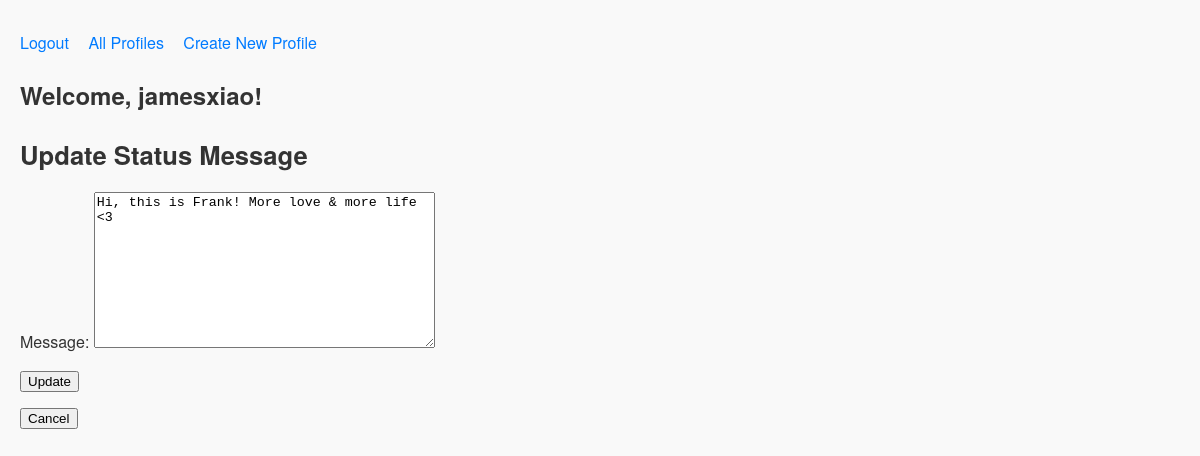
/mini_fb/status/9/update/ (signed in), run on an earlier commit of the app's database.
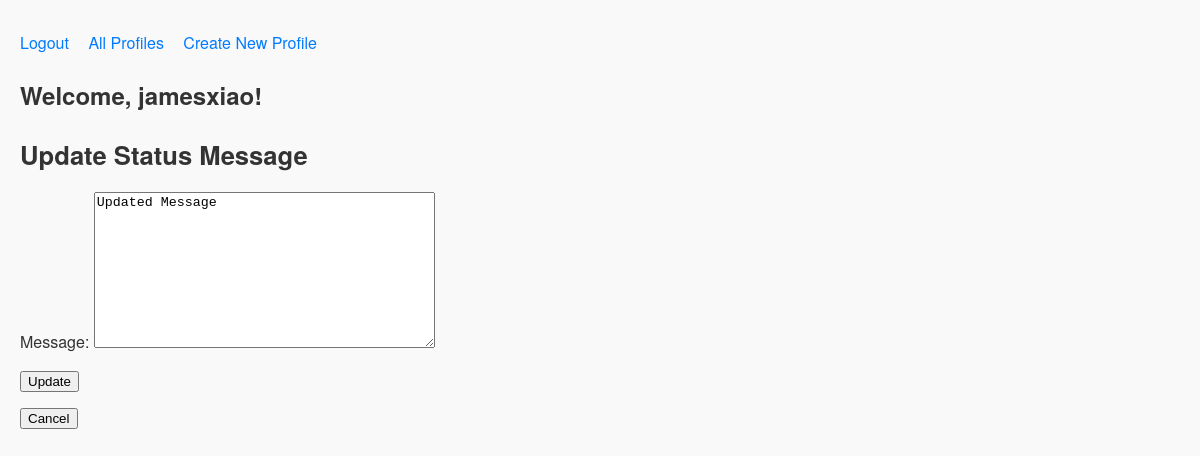
And on a later commit of the database.
### mini_fb/models.py (models this page shows, shortened)
class StatusMessage(models.Model):
    timestamp = models.DateTimeField(auto_now=True)
    message = models.TextField(blank=False)
    profile = models.ForeignKey('Profile', on_delete=models.CASCADE)

### mini_fb/views.py (the view, shortened to what this page needs)
# urls.py: path(r'status/<int:pk>/update/', views.UpdateStatusMessageView.as_view(), name='update_status'),
class UpdateStatusMessageView(LoginRequiredMixin,UpdateView):
     model = StatusMessage
     template_name = "mini_fb/update_status_form.html"
     context_object_name = 'status'
     fields=['message']

### mini_fb/templates/mini_fb/update_status_form.html (shortened to what this page needs)
{% extends 'mini_fb/base.html' %}
{% block content %}
  <h2>Update Status Message</h2>
  <form method="POST">
    {{ form.as_p }}
    <button type="submit">Update</button>
  </form>
  <form action="{% url 'show_profile' pk=status.profile.pk %}">
    <button type="submit">Cancel</button>
  </form>
{% endblock %}

### mini_fb/templates/mini_fb/base.html (shortened to what this page needs)
 {% load static %}
<html>
    <head>
        <link rel="stylesheet" href="{% static 'styles-mini_fb.css' %}">
    </head>
    <body>
    <nav>
        <ul>
            <li>
                {% if user.is_authenticated %}
                    <a href="{% url 'logout' %}">Logout</a>
                {% else %}
                    <a href="{% url 'login' %}">Login</a>
                {% endif %}
            </li>
            <li><a href="{% url 'show_all' %}">All Profiles</a></li>
            <li><a href="{% url 'create_profile' %}">Create New Profile</a></li>
        </ul>
        {% if user.is_authenticated %}
        <h1>Welcome, {{ user.username }}!</h1>
        {% endif %}
    </nav>
        {% block content %}{% endblock %}
    </body>
</html>

### static/styles-mini_fb.css (style rules this page uses)
html { padding:20px; }
body { font-family: 'Helvetica Neue', Arial, sans-serif; font-size: 16px; line-height: 1.6; color: #333; margin: 0; padding: 0; background-color: #f9f9f9; }
nav ul { list-style: none; margin: 10px 0 0; padding: 0; }
nav ul li { display: inline; margin-right: 15px; }
nav ul li a { text-decoration: none; color: #007bff; font-weight: 500; transition: color 0.2s ease-in-out; }
h2 { font-size: 1.6em; margin-bottom: 15px; color: #333; }

What changed in the data, as far as the page shows it:
changed StatusMessage: message "Hi, this is Frank! More love & more life <3" → "Updated Message"
